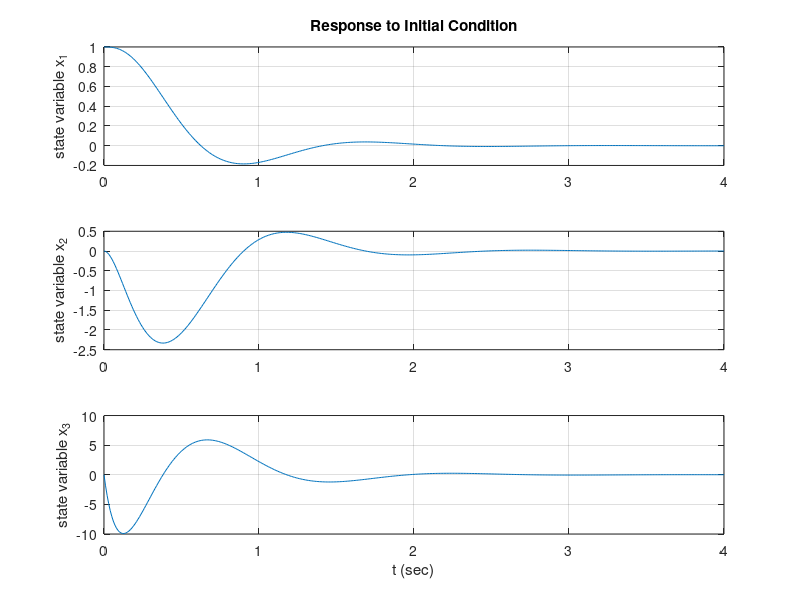

This chart was generated by the following MATLAB code:
% Response to initial condition:

A = [0, 1, 0;0, 0, 1;-1, -5, -6];
B = [0;0;1];
K = [199, 55, 8];
sys = ss(A-B*K, eye(3), eye(3),eye(3));
t = 0:0.01:4;
x = initial(sys, [1;0;0],t);
x1 = [1, 0, 0]*x';
x2 = [0, 1, 0]*x';
x3 = [0, 0, 1]*x';

subplot(3, 1, 1);plot(t, x1),grid
title('Response to Initial Condition')
ylabel('state variable x_1')

subplot(3, 1, 2);plot(t,x2),grid
ylabel('state variable x_2')

subplot(3, 1, 3);plot(t,x3),grid
xlabel('t (sec)')
ylabel('state variable x_3')
